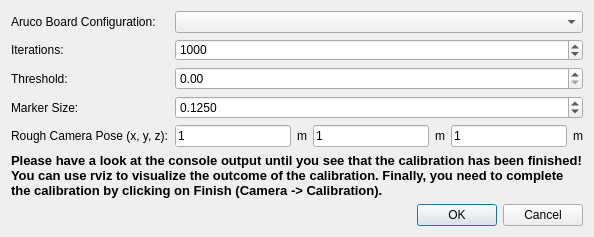
<?xml version="1.0" encoding="UTF-8"?>
<ui version="4.0">
 <class>calibrationDialog</class>
 <widget class="QDialog" name="calibrationDialog">
  <property name="geometry">
   <rect>
    <x>0</x>
    <y>0</y>
    <width>594</width>
    <height>237</height>
   </rect>
  </property>
  <property name="windowTitle">
   <string>LBR-Camera Calibration</string>
  </property>
  <layout class="QFormLayout" name="formLayout_2">
   <item row="0" column="0" colspan="2">
    <layout class="QFormLayout" name="formLayout">
     <property name="fieldGrowthPolicy">
      <enum>QFormLayout::AllNonFixedFieldsGrow</enum>
     </property>
     <item row="0" column="0">
      <widget class="QLabel" name="arucoBoardConfigurationLabel">
       <property name="text">
        <string>Aruco Board Configuration:</string>
       </property>
      </widget>
     </item>
     <item row="0" column="1">
      <widget class="QComboBox" name="arucoBoardConfigurationComboBox"/>
     </item>
     <item row="1" column="0">
      <widget class="QLabel" name="iterationsLabel">
       <property name="text">
        <string>Iterations:</string>
       </property>
      </widget>
     </item>
     <item row="1" column="1">
      <widget class="QSpinBox" name="iterationsSpinBox">
       <property name="minimum">
        <number>1</number>
       </property>
       <property name="maximum">
        <number>1000000</number>
       </property>
       <property name="singleStep">
        <number>100</number>
       </property>
       <property name="value">
        <number>1000</number>
       </property>
      </widget>
     </item>
     <item row="2" column="0">
      <widget class="QLabel" name="thresholdLabel">
       <property name="text">
        <string>Threshold:</string>
       </property>
      </widget>
     </item>
     <item row="2" column="1">
      <widget class="QDoubleSpinBox" name="thresholdDoubleSpinBox">
       <property name="singleStep">
        <double>0.100000000000000</double>
       </property>
      </widget>
     </item>
     <item row="3" column="0">
      <widget class="QLabel" name="markerSizeLabel">
       <property name="text">
        <string>Marker Size:</string>
       </property>
      </widget>
     </item>
     <item row="3" column="1">
      <widget class="QDoubleSpinBox" name="markerSizeDoubleSpinBox">
       <property name="decimals">
        <number>4</number>
       </property>
       <property name="value">
        <double>0.125000000000000</double>
       </property>
      </widget>
     </item>
     <item row="4" column="0">
      <widget class="QLabel" name="roughCameraPoseLabel">
       <property name="text">
        <string>Rough Camera Pose (x, y, z):</string>
       </property>
      </widget>
     </item>
     <item row="4" column="1">
      <layout class="QHBoxLayout" name="horizontalLayout">
       <item>
        <widget class="QLineEdit" name="lineEditCameraPoseX">
         <property name="text">
          <string>1</string>
         </property>
        </widget>
       </item>
       <item>
        <widget class="QLabel" name="label">
         <property name="text">
          <string>m</string>
         </property>
        </widget>
       </item>
       <item>
        <widget class="QLineEdit" name="lineEditCameraPoseY">
         <property name="text">
          <string>1</string>
         </property>
        </widget>
       </item>
       <item>
        <widget class="QLabel" name="label_2">
         <property name="text">
          <string>m</string>
         </property>
        </widget>
       </item>
       <item>
        <widget class="QLineEdit" name="lineEditCameraPoseZ">
         <property name="text">
          <string>1</string>
         </property>
        </widget>
       </item>
       <item>
        <widget class="QLabel" name="label_3">
         <property name="text">
          <string>m</string>
         </property>
        </widget>
       </item>
      </layout>
     </item>
    </layout>
   </item>
   <item row="2" column="0" colspan="2">
    <widget class="QDialogButtonBox" name="buttonBox">
     <property name="orientation">
      <enum>Qt::Horizontal</enum>
     </property>
     <property name="standardButtons">
      <set>QDialogButtonBox::Cancel|QDialogButtonBox::Ok</set>
     </property>
    </widget>
   </item>
   <item row="1" column="0" colspan="2">
    <widget class="QLabel" name="label_4">
     <property name="font">
      <font>
       <pointsize>10</pointsize>
       <weight>75</weight>
       <bold>true</bold>
      </font>
     </property>
     <property name="text">
      <string>Please have a look at the console output until you see that the calibration has been finished! You can use rviz to visualize the outcome of the calibration. Finally, you need to complete the calibration by clicking on Finish (Camera -&gt; Calibration). </string>
     </property>
     <property name="wordWrap">
      <bool>true</bool>
     </property>
    </widget>
   </item>
  </layout>
 </widget>
 <resources/>
 <connections>
  <connection>
   <sender>buttonBox</sender>
   <signal>accepted()</signal>
   <receiver>calibrationDialog</receiver>
   <slot>accept()</slot>
   <hints>
    <hint type="sourcelabel">
     <x>248</x>
     <y>254</y>
    </hint>
    <hint type="destinationlabel">
     <x>157</x>
     <y>274</y>
    </hint>
   </hints>
  </connection>
  <connection>
   <sender>buttonBox</sender>
   <signal>rejected()</signal>
   <receiver>calibrationDialog</receiver>
   <slot>reject()</slot>
   <hints>
    <hint type="sourcelabel">
     <x>316</x>
     <y>260</y>
    </hint>
    <hint type="destinationlabel">
     <x>286</x>
     <y>274</y>
    </hint>
   </hints>
  </connection>
 </connections>
</ui>
